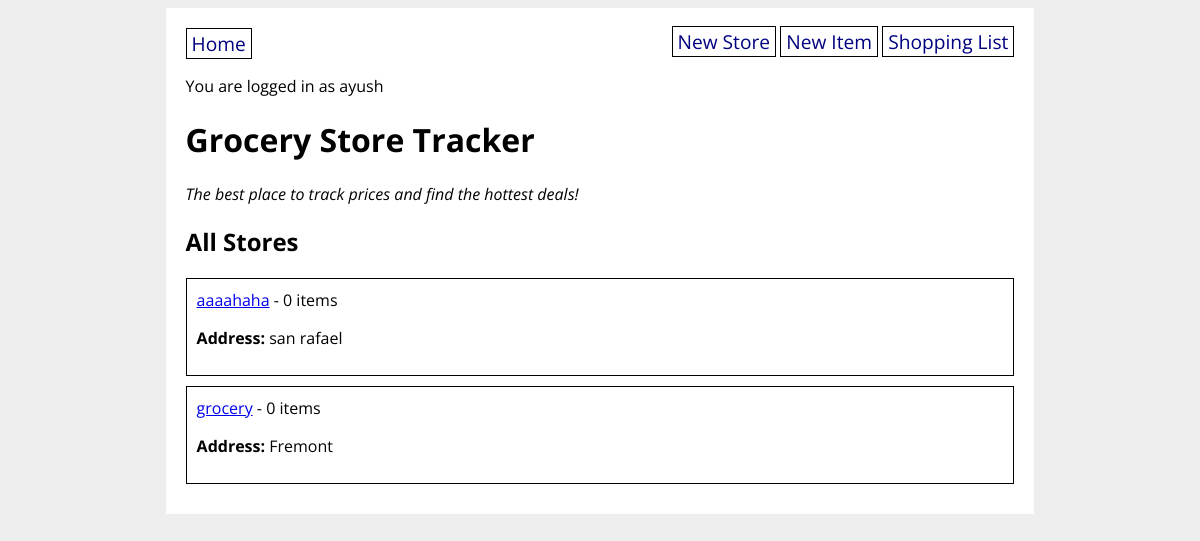
The app's page / (signed in) with its own data.
### grocery_app/models.py (models this page shows, shortened)
class User(UserMixin, db.Model):
    id = db.Column(db.Integer, primary_key=True)
    username = db.Column(db.String(80), nullable=False, unique=True)
    password = db.Column(db.String(200), nullable=False)
    shopping_list_items = db.relationship(
        "GroceryItem",
        secondary="shopping_list_items_table",
        back_populates="users_shopping_list",
    )

class GroceryStore(db.Model):
    id = db.Column(db.Integer, primary_key=True)
    title = db.Column(db.String(80), nullable=False)
    address = db.Column(db.String(200), nullable=False)
    items = db.relationship("GroceryItem", back_populates="store")
    created_by_id = db.Column(db.Integer, db.ForeignKey("user.id"))
    created_by = db.relationship("User")
    def __repr__(self):
        return f"<Store: {self.title}>"

### grocery_app/main/routes.py (the view)
@main.route("/")
def homepage():
    all_stores = GroceryStore.query.all()
    print(all_stores)
    return render_template("home.html", all_stores=all_stores)

### grocery_app/extensions.py (called while the page is built)
@login_manager.user_loader
def load_user(user_id):
    return User.query.get(user_id)

### grocery_app/templates/home.html
{% extends 'base.html' %}
{% block content %}
<h1>Grocery Store Tracker</h1>
<p><em>The best place to track prices and find the hottest deals!</em></p>
<h2>All Stores</h2>
{% for store in all_stores %}
<div class="store">
    <a href="/store/{{ store.id }}">{{ store.title }}</a> -
    {{ store.items|length }} items
    <p><strong>Address:</strong> {{ store.address }}</p>
</div>
{% endfor %}
{% endblock %}

### grocery_app/templates/base.html (shortened to what this page needs)
<!DOCTYPE html>
<html>
    <head>
        <link rel="stylesheet" href="/static/style.css">
    </head>
    <body>
        <div id="content">
            <nav>
                <a href="/">Home</a>
                <div>
                    {% if current_user.is_authenticated %}
                        <a href="/new_store">New Store</a>
                        <a href="/new_item">New Item</a>
                        <a href="/shopping_list">Shopping List</a>
                    {% else %}
                        <a href="/signup">Sign Up</a>
                        <a href="/login">Log In</a>
                    {% endif %}
                </div>
            </nav>
            {% if current_user.is_authenticated %}
                <p>You are logged in as {{ current_user.username }}</p>
            {% endif %}
            {% block content %}{% endblock %}
        </div>
    </body>
</html>

### grocery_app/static/style.css (style rules this page uses)
body { display: flex; flex-direction: column; align-items: center; background-color: #eee; font-family: 'Open Sans', sans-serif; }
#content { width: 70%; background-color: white; padding: 20px; }
nav { width: 100%; display: flex; flex-direction: row; justify-content: space-between; }
nav a { color: navy; text-decoration: none; border: 1px solid black; padding: 1px 5px; font-size: 1.2em; }
div.store { border: 1px solid black; padding: 10px; margin-bottom: 10px; }

### records on screen
User: username "ayush"
GroceryStore: title "aaaahaha", items|length "0", address "san rafael"
GroceryStore: title "grocery", items|length "0", address "Fremont"
